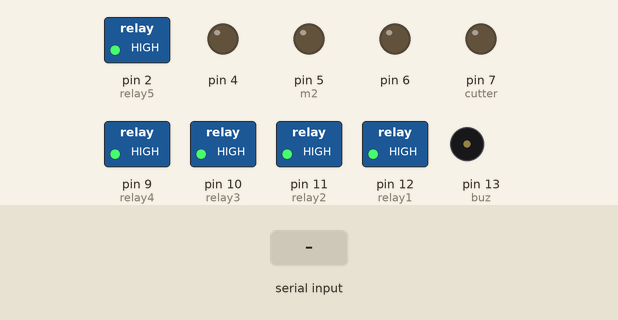
This sketch was run on a simulated Arduino Uno, built with avr-gcc and run on an emulated ATmega328P. Parts: switched loads named in the sketch (green lamp = pin HIGH), output pins drawn as LEDs (lit = HIGH), buzzer (waves = sounding, pin HIGH). The test bench sets the inputs (shaded band). What the sketch prints to the serial monitor is not drawn.

Above: at 3.3 s.
3.4 s: "F" received over Serial
At 4.9 s:
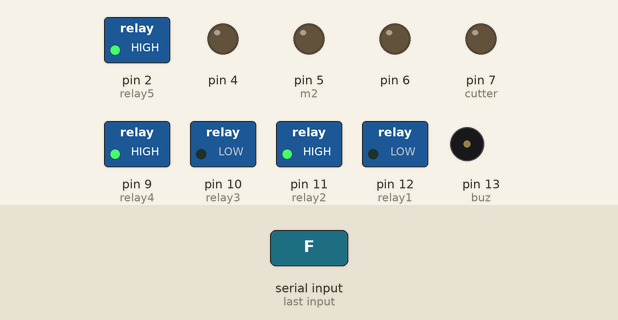
5.2 s: byte 68 ('D') received over Serial
At 6.2 s:
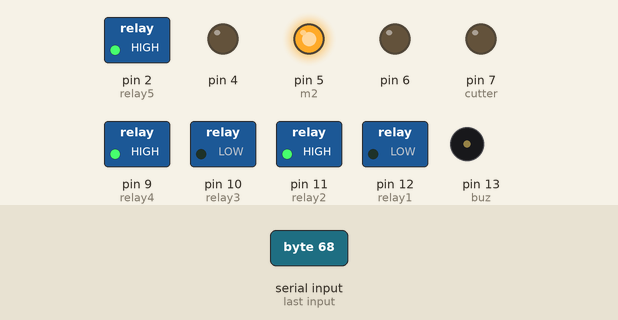
7.8 s: "B" received over Serial
At 9.6 s:
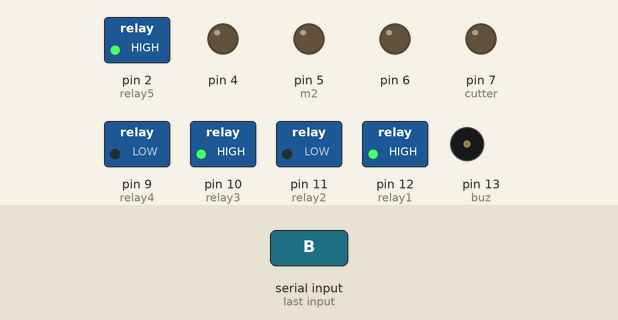
9.9 s: "L" received over Serial
At 11.3 s:
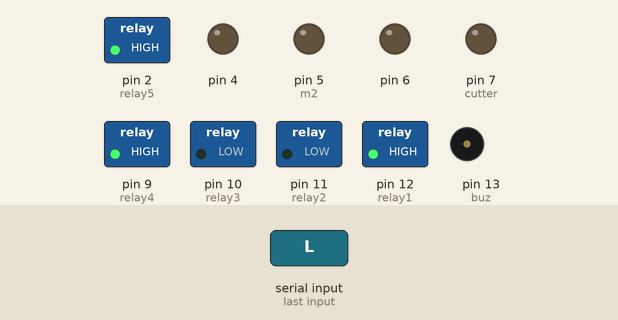
12.0 s: "R" received over Serial
At 12.5 s:
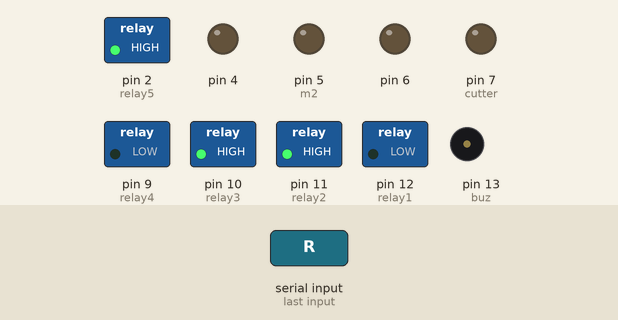
13.6 s: "W" received over Serial
At 15.0 s:
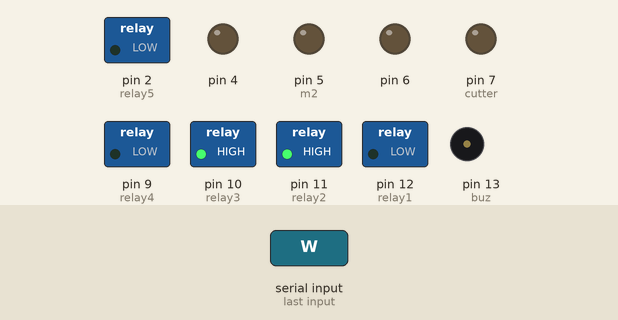
Timing chart, 0 to 16.2 s (numbered marks = the images above; inputs shaded):
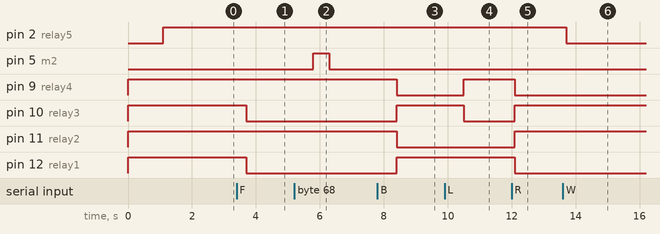

The sketch:

agrorover.ino
```cpp
#define ml 4
#define m2 5
#define cutter 7
#define cutter1 6
#define relay1 12
#define relay2 11
#define relay3 10
#define relay4 9
#define relay5 2
#define buz 13

void Stop(void)
{

digitalWrite(relay1, HIGH);
digitalWrite(relay2, HIGH);
digitalWrite(relay3, HIGH);
digitalWrite(relay4,HIGH);
}

void Backward(void)
{
digitalWrite(relay1, HIGH);
digitalWrite(relay2, LOW);
digitalWrite(relay3, HIGH);
digitalWrite(relay4, LOW);
 }

void Forward(void)
{

digitalWrite(relay1, LOW);
digitalWrite(relay2, HIGH);
digitalWrite(relay3, LOW);
digitalWrite(relay4, HIGH);
}

void Left(void)
{

digitalWrite(relay1, HIGH);
digitalWrite(relay2, LOW);
digitalWrite(relay3, LOW);
digitalWrite(relay4, HIGH);
}
void right(void)
{

digitalWrite(relay1, LOW);
digitalWrite(relay2, HIGH);
digitalWrite(relay3, HIGH);
digitalWrite(relay4, LOW);
}

void Up(void)
{
digitalWrite(4, HIGH);
digitalWrite(m2, LOW);

delay(500);
digitalWrite(4, LOW);
digitalWrite(m2, LOW);
}

void Down(void)
{
digitalWrite(4, LOW);
digitalWrite(m2, HIGH);
delay(500);
digitalWrite(4, LOW);
digitalWrite(m2, LOW);
}

void Cutter_on(void)
{
digitalWrite(cutter, HIGH);
digitalWrite(6, LOW);
}

void Cutter_off (void)

{
digitalWrite(cutter, LOW);
digitalWrite(6, LOW);
}

void Water_on(void)
{
digitalWrite(relay5, LOW);
}

void Water_off(void)
{
digitalWrite(relay5, HIGH);
}

void setup()

{
Serial.begin(9600);
pinMode(4, OUTPUT);
pinMode(m2, OUTPUT);
pinMode(cutter, OUTPUT);
pinMode(6, OUTPUT);
pinMode(relay1, OUTPUT);
pinMode(relay2, OUTPUT);
pinMode(relay3, OUTPUT);
pinMode(relay4, OUTPUT);
pinMode(relay5, OUTPUT);
pinMode(buz, OUTPUT);
Stop();

Serial.println("WELCOME");

Serial.println("Front→ F; Back→B; Left →L; Right R; Stop→S;");
Serial.println("Pump on W; Pump off--> X; Cutter On -> C; Cutter Off--> E; Plougher Up--> U; Plougher Down--> D; ");

delay(1000);

digitalWrite(buz,HIGH);
digitalWrite(buz,LOW);

digitalWrite(relay1,HIGH);
digitalWrite(relay2,HIGH);
digitalWrite(relay3,HIGH);
digitalWrite(relay5,HIGH);
digitalWrite(relay4,HIGH);

delay(1000);

}

void loop(){

delay(500);

if (Serial.available() > 0)

{
char Data = Serial.read();
Serial.println(Data);
delay(100);

if (Data == 'F')
{
Serial.println("Moving Forward");
Forward();
}

else if (Data == 'B')
{
Serial.println("Moving Backward");

Backward();

}

else if (Data == 'L')

{

Serial.println("Moving Left");

Left();

}

else if (Data == 'R')

{

Serial.println("Moving Right");
right();

}

else if(Data == 'S')
{

Serial.println("Stoped");

Stop();

}

else if (Data == 'W')
{
Serial.println("Pump ON");
Water_on();
}

else if (Data == 'X')
{
Serial.println("Pump OFF"); Water_off();
Water_off();
}
else if (Data =='C')
{
  Serial.println("Cutter ON");
  Cutter_on();
}

else if (Data == 'E')

{

Serial.println("Cutter OFF");
Cutter_off();

}

else if (Data == 'U')

{

Serial.println("Up");

Up();

}

else if (Data == 'D')

{
Serial.println("Down");

Down();

}

}

}
```

Measured:
- after the input at 3.4 s, pin 10 (relay3), pin 12 (relay1): HIGH → LOW after 0.30 s
- after the input at 5.2 s, pin 5 (m2): LOW → HIGH after 0.60 s, → LOW 0.50 s later
- after the input at 7.8 s, pin 9 (relay4), pin 11 (relay2): HIGH → LOW after 0.60 s; pin 10 (relay3), pin 12 (relay1): LOW → HIGH after 0.60 s
- after the input at 9.9 s, pin 9 (relay4): LOW → HIGH after 0.60 s; pin 10 (relay3): HIGH → LOW after 0.60 s
- after the input at 12.0 s, pin 9 (relay4), pin 12 (relay1): HIGH → LOW after 0.10 s; pin 10 (relay3), pin 11 (relay2): LOW → HIGH after 0.10 s
- after the input at 13.6 s, pin 2 (relay5): HIGH → LOW after 0.10 s
